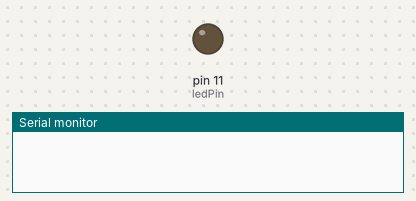
This sketch was run on a simulated Arduino Uno, built with avr-gcc and run on an emulated ATmega328P. Parts: output pins drawn as LEDs (lit = HIGH), the last lines printed to the serial monitor.

Above: at 0.1 s.
At 6.1 s:
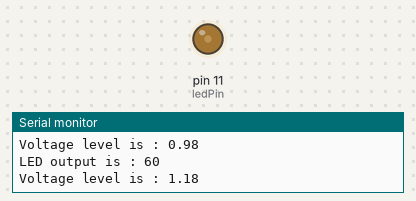
At 19.1 s:
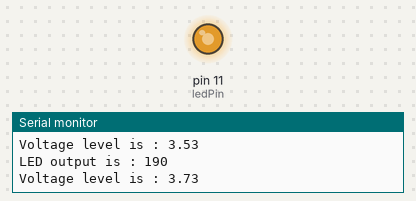
At 38.1 s:
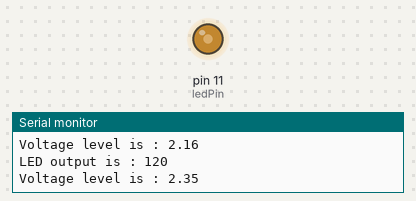
Timing chart, 0 to 40.0 s (numbered marks = the images above):
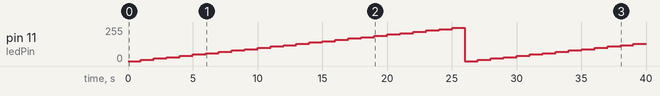

The sketch:

multimeter.ino
```cpp
/*
 * First program
*/

const int ledPin = 11;
int level = 0;

// run once at the beggining of the program
void setup()
{
  // initializing pins as outputs
  pinMode(ledPin, OUTPUT);
  Serial.begin(9600);
}

// super loop
void loop()
{

  float voltage = 0.0;
  analogWrite(ledPin, level);
  delay(1000);
  level = level + 10;
  if( level >= 255 )
  {
  	level = 0;
  }
  Serial.print("LED output is : ");
  Serial.println(level);
  Serial.print("Voltage level is : ");
  voltage =(5.0/255.0)*level;
  Serial.println(voltage);
}
```

Measured:
- by itself, pin 11 (ledPin): 0/255 → 10/255 at 1.0 s, → 20/255 1.0 s later, → 30/255 1.0 s later, → 40/255 1.0 s later, … (39 changes in this stretch)
